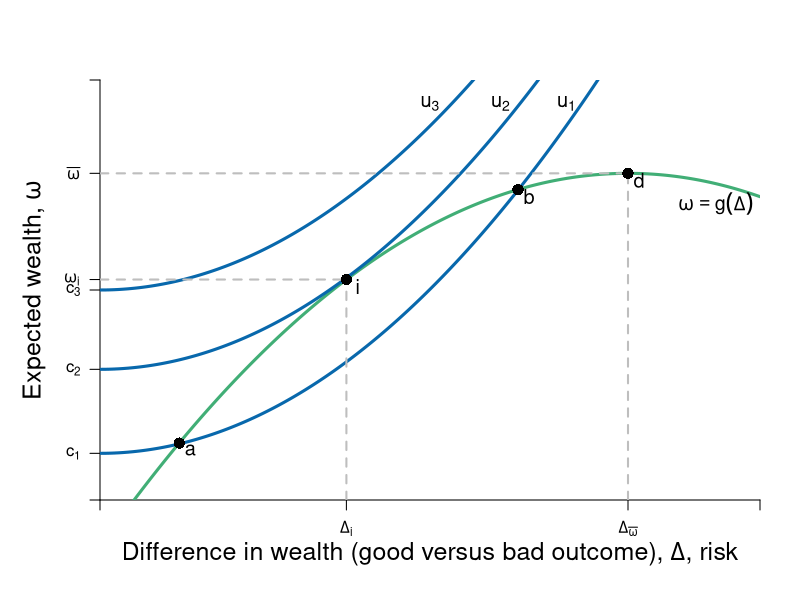

Here is the R script that generated this plot:
require(ggplot2)
require(shape)
pdf(file = "risk/risk_return.pdf", width = 9, height = 7)

#Set parameters for graphics
axislabelsize <- 1.5
labelsize <- 1.2
graphlinewidth <- 3
segmentlinewidth <- 2
a <- c(2, 4, 6)


COL <- c("#7fc97f", "#beaed4", "#fdc086", "#ffff99", "#386cb0", "#f0027f", "#bf5b17", "#666666")
COLA <- c("#e0f3db", "#99d8c9","#66c2a4","#41ae76", "#238b45", "#005824")
COLB <- c("#c6dbef", "#4eb3d3", "#2b8cbe", "#0868ac","#084081")
COLC <- c("#fcfbfd", "#efedf5", "#dadaeb", "#bcbddc", "#9e9ac8", "#807dba", "#6a51a3", "#54278f", "#3f007d")

par(mar =  c(5, 5, 4, 2))
xlims <- c(0, 15)
ylims <- c(0, 18)

riskreturn <- function(g, int1 = 14, int2 = 4, coeff = 1/3){
  int1 - (int2 - (coeff)*g)^2
}

indiffA <- function(g, intercept = 3, slope = 0.125){
  intercept  + slope*g^2
}


#Plot command 
plot(0, 0, xlim = xlims, ylim = ylims, 
     type = "n",
     xlab = expression(paste("")),
     ylab = expression(paste("")), 
     axes = FALSE,
     # xlab = expression(paste("Bob's Payoff, ", u^B)),
     # ylab = expression(paste("Alfredo's Payoff, ", u^A)),
     #xaxt = "n", 
     #yaxt = "n", 
     cex.lab = axislabelsize, 
     bty = "n", 
     xaxs="i", 
     yaxs="i"
)


#Customize ticks and labels for the plot
# ticksy <- seq(ylims[1], ylims[2], 3)
# ylabels <- seq(ylims[1], ylims[2], 3)
# ticksx <- seq(xlims[1], xlims[2], 5)
# xlabels <- seq(xlims[1], xlims[2], 5)
ticksy <- c(0,  2, 5.6, 9, riskreturn(g = 5.6), riskreturn(g = 12) ,ylims[2])
ylabels <- c(NA, expression(paste(c[1])), expression(paste(c[2])), expression(paste(c[3])), expression(paste(omega[i])), expression(paste(bar(omega) )), NA)
ticksx <- c(0, 5.6, 12, xlims[2])
xlabels <- c(NA, expression(paste(Delta[i])), expression(paste(Delta[bar(omega) ])), NA)

axis(1, at = ticksx, pos = 0, labels = xlabels)
axis(2, at = ticksy, pos = 0, labels = ylabels, las = 1)
mtext(expression(paste("Difference in wealth (good versus bad outcome), ", Delta, ", risk")), side = 1, line = 2.5, cex = axislabelsize)
text(xlims[1] - 1.5, ylims[2] - 0.5*(ylims[2] - ylims[1]), expression(paste("Expected wealth, ", omega)), xpd = TRUE, cex = axislabelsize, srt = 90) 

npts <- 500 
xx1 <- seq(xlims[1], xlims[2], length.out = npts)
lines(xx1, riskreturn(xx1), col = COLA[4], lwd = graphlinewidth, lty = 1)
lines(xx1, indiffA(xx1, intercept = 2), col = COLB[4], lwd = graphlinewidth, lty = 1)
lines(xx1, indiffA(xx1, intercept = 5.6), col = COLB[4], lwd = graphlinewidth, lty = 1)
lines(xx1, indiffA(xx1, intercept = 9), col = COLB[4], lwd = graphlinewidth, lty = 1)


#Add points a, b, c and c
segments(5.6, 0, 5.6, riskreturn(g = 5.6), lty = 2, col = "gray", lwd = segmentlinewidth)
segments(0, riskreturn(g = 5.6), 5.6, riskreturn(g = 5.6), lty = 2, col = "gray", lwd = segmentlinewidth)
points(5.6, riskreturn(g = 5.6), pch = 16, col = "black", cex = 1.5)
text(5.6 + 0.25, riskreturn(g = 5.6) - 0.3, expression(i), cex = labelsize)


segments(12, 0, 12, riskreturn(g = 12) , lty = 2, col = "gray", lwd = segmentlinewidth)
segments(0, riskreturn(g = 12) , 12, riskreturn(g = 12) , lty = 2, col = "gray", lwd = segmentlinewidth)
points(12, riskreturn(g = 12) , pch = 16, col = "black", cex = 1.5)
text(12 + 0.25, riskreturn(g = 12) - 0.3, expression(d), cex = labelsize)


points(1.8, riskreturn(g = 1.8) , pch = 16, col = "black", cex = 1.5)
text(1.8 + 0.25, riskreturn(g = 1.8) - 0.3, expression(a), cex = labelsize)


points(9.5, riskreturn(g = 9.5) , pch = 16, col = "black", cex = 1.5)
text(9.5 + 0.25, riskreturn(g = 9.5) - 0.3, expression(b), cex = labelsize)


#Label risk return schedule
text(14, 12.7, expression(paste(omega == g(Delta))), cex = labelsize)

#Label value functions
text(10.6, 17, expression(u[1]), cex = labelsize)
text(9.1, 17, expression(u[2]), cex = labelsize)
text(7.5, 17, expression(u[3]), cex = labelsize)


dev.off()
